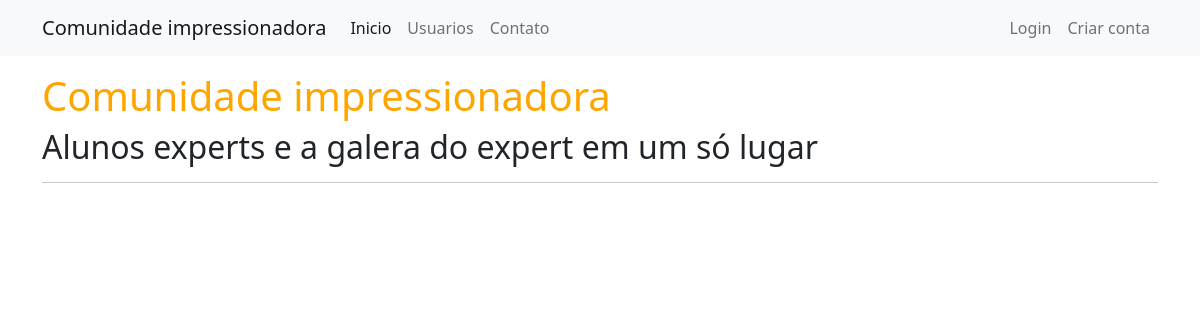
Before: / with the older database file.
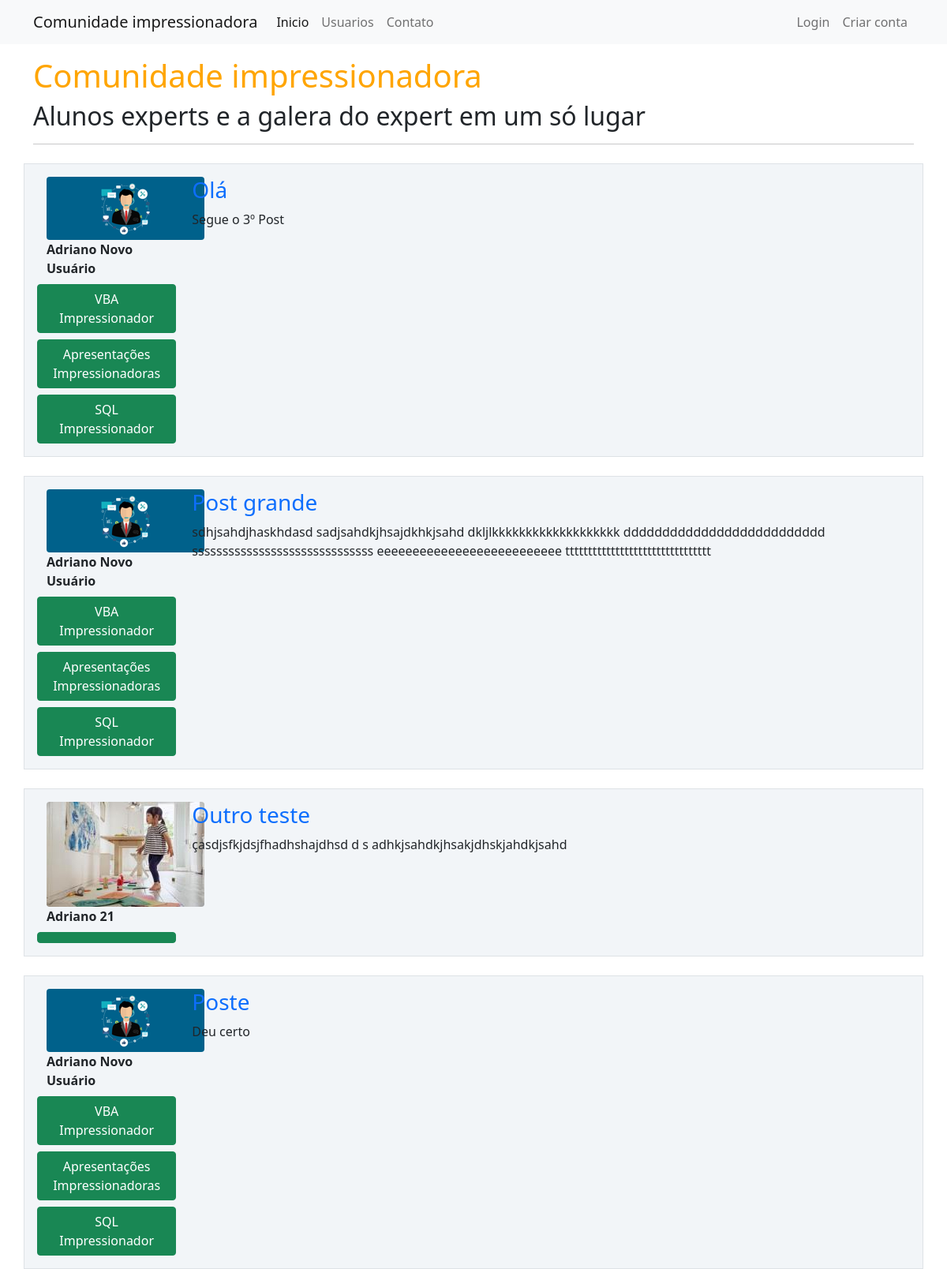
After: the same page with the newer database file.
### comunidadeimpressionadora/models.py (models this page shows, shortened)
class Post(database.Model):
    id = database.Column(database.Integer, primary_key=True)
    titulo = database.Column(database.String, nullable=False)
    corpo = database.Column(database.Text, nullable=False)
    data_criacao = database.Column(database.DateTime, nullable=False, default=datetime.utcnow)#cria a função no DB para quando o usuário criar o post ela rodar
    id_usuario = database.Column(database.Integer, database.ForeignKey("usuario.id"), nullable=False)

class Usuario(database.Model, UserMixin):
    id = database.Column(database.Integer, primary_key=True)
    username = database.Column(database.String, nullable=False)
    email = database.Column(database.String, nullable=False, unique=True)
    senha = database.Column(database.String, nullable=False)
    foto_perfil = database.Column(database.String, default="default.png")
    posts = database.relationship("Post", backref="autor", lazy=True)
    cursos = database.Column(database.String, nullable=False, default="Não informado")

### comunidadeimpressionadora/routes.py (the view)
@app.route("/")
def home():
    posts = Post.query.order_by(Post.id.desc())
    return render_template("home.html", posts=posts)

### comunidadeimpressionadora/templates/home.html
{% extends 'base.html' %}
{% block body %}
    <div class="container mt-3">
        <h1 style="color: orange;">Comunidade impressionadora</h1>
        <h2>Alunos experts e a galera do expert em um só lugar</h2>
        <hr>
        {% for post in posts %}
            <div class="row border mt-4 p-3 meupost">
                <div class="col col-2">
                    <div class="image pe-2">
                        <img src="{{ url_for('static', filename='fotos_perfil/{}'.format(post.autor.foto_perfil)) }}" class="rounded" width="200" >
                        <strong>{{ post.autor.username }}</strong>
                        <div class="row justify-content-center">
                                {% for curso in post.autor.cursos.split(";") %}
                                    <button type="button" class="btn btn-success mt-2">{{ curso }}</button>
                                {% endfor %}
                        </div>
                    </div>
                </div>
                <div class="col col-9">
                    <a style="text-decoration: none;" href="{{ url_for('exibir_post', post_id=post.id) }}">
                        <h3>{{ post.titulo }}</h3>
                    </a>
                    <p>{{ post.corpo }}</p>
                </div>
            </div>
        {% endfor %}
    </div>
{% endblock %}

### comunidadeimpressionadora/templates/base.html (shortened to what this page needs)
<!DOCTYPE html>
<html lang="pt-br">
<head>
    <link href="https://cdn.jsdelivr.net/npm/bootstrap@5.0.2/dist/css/bootstrap.min.css" rel="stylesheet">
    <link rel="stylesheet" type="text/css" href="{{url_for('static', filename='main.css')}}">
</head>
<body>
    {% include 'navbar.html' %}
    {% block body %}
    {% endblock %}
</body>
</html>

### comunidadeimpressionadora/templates/navbar.html
<nav class="navbar navbar-expand-lg navbar-light bg-light">
    <div class="container-fluid container">
      <a class="navbar-brand" href="{{ url_for('home') }}">Comunidade impressionadora</a>
      <div class="collapse navbar-collapse" id="navbarSupportedContent">
        <ul class="navbar-nav me-auto mb-2 mb-lg-0">
            <li class="nav-item">
                <a class="nav-link active" aria-current="{{ url_for('home') }}" href="/">Inicio</a>
            </li>
            <li class="nav-item">
                <a class="nav-link" href="{{ url_for('usuarios') }}">Usuarios</a>
            </li>
            <li class="nav-item">
                <a class="nav-link" href="{{ url_for('contato') }}">Contato</a>
            </li>
        </ul>
        <ul class="d-flex navbar-nav">
            {% if current_user.is_authenticated%}
                <li class="nav-item">
                    <a class="nav-link" href="{{ url_for('criar_post') }}">Criar Post</a>
                </li>
                <li class="nav-item">
                    <a class="nav-link" href="{{ url_for('perfil') }}">Meu Perfil</a>
                </li>
                <li class="nav-item">
                    <a class="nav-link" href="{{ url_for('sair') }}">Sair</a>
                </li>
            {% else %}
                <li class="nav-item">
                    <a class="nav-link" href="{{ url_for('login') }}">Login</a>
                </li>
                <li class="nav-item">
                    <a class="nav-link" href="{{ url_for('login') }}">Criar conta</a>
                </li>
            {% endif %}
        </ul>
      </div>
    </div>
  </nav>

### comunidadeimpressionadora/static/main.css (style rules this page uses)
.meupost { background: #f2f5f8 !important; }

Changed rows visible on the page:
added Post: foto_perfil (picture), autor.username "Adriano Novo Usuário", curso "VBA Impressionador" "Apresentações Impressionadoras" "SQL Impressionador", titulo "Olá", corpo "Segue o 3º Post"
added Post: foto_perfil (picture), autor.username "Adriano Novo Usuário", curso "VBA Impressionador" "Apresentações Impressionadoras" "SQL Impressionador", titulo "Post grande", corpo "sdhjsahdjhaskhdasd sadjsahdkjhsajdkhkjsahd dkljlkkkkkkkkkkkkkkkkkkk dddddddddddddddddddddddddd ssssssssssssssssssssssssssssss eeeeeeeeeeeeeeeeeeeeeeeeee tttttttttttttttttttttttttttttttt"
added Post: foto_perfil (picture), autor.username "Adriano 21", titulo "Outro teste", corpo "çasdjsfkjdsjfhadhshajdhsd d s adhkjsahdkjhsakjdhskjahdkjsahd"
added Post: foto_perfil (picture), autor.username "Adriano Novo Usuário", curso "VBA Impressionador" "Apresentações Impressionadoras" "SQL Impressionador", titulo "Poste", corpo "Deu certo"
